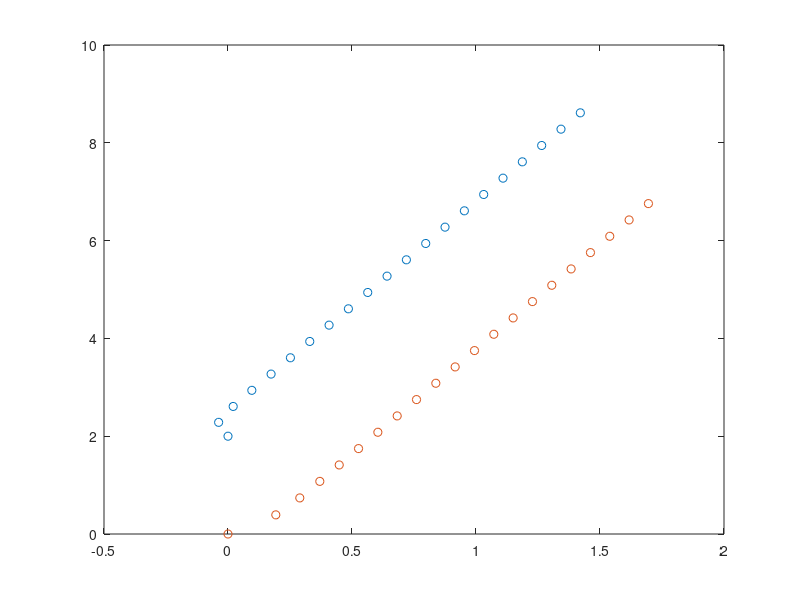
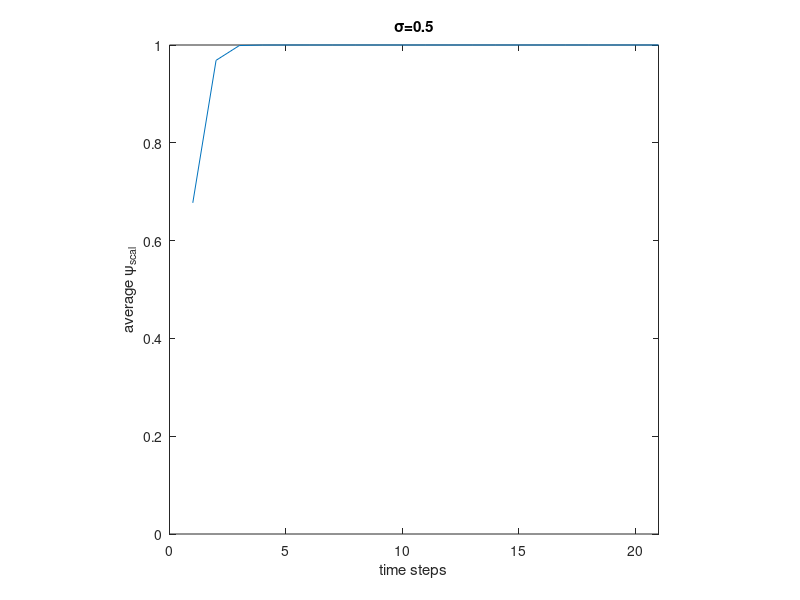

Reproduce these figures in MATLAB, in order.
close all;
N=2;
dt=0.5;
step=20;
d0=1;
K=1;
sigma=1.5;
beta=0.1;
theta=2;
avg=zeros(1,step+1);
for t=1:20
    p=zeros(2*N,step+1);
    v=zeros(2*N,step+1);
    a=zeros(2*N,step+1);
    scal=zeros(1,step+1);

    if N==2
        p(:,1)=[0; 2; 0; 0];
        v(:,1)=randi([-100,100],[4,1])/100;
    elseif N==3
        p(:,1)=[0; 2; -2/sqrt(3); 0; 2/sqrt(3); 0];
        v(:,1)=randi([-100,100],[6,1])/100;
    else
        p(:, 1)=[0; 2; -2/sqrt(3); 0; 2/sqrt(3); 0; 0; -2];
        v(:,1)=randi([-100,100],[8,1])/100;
    end

    for i=1:N
        for j=1:N
            if i~=j
                scal(1,1) = scal(1,1) + dot(v(2*i-1:2*i,1),v(2*j-1:2*j,1))/norm(v(2*i-1:2*i,1))/norm(v(2*j-1:2*j,1));
            end
        end
    end

    for i=1:step
        s=0;
        for j=1:N
            ta=zeros(2,1);
            f0=zeros(2,1);
            lambda=0;
            for k=1:N
                if j~=k
                    rp=norm(p(2*j-1:2*j,i)-p(2*k-1:2*k,i));
                    rv=norm(v(2*j-1:2*j,i)-v(2*k-1:2*k,i));
                    if i>j
                        ta=ta + K/(sigma^2+rp^2)^beta * (v(2*k-1:2*k,i)-v(2*j-1:2*j,i));
                        f0=1/(rp^2-d0)^theta*(p(2*k-1:2*k,i)-p(2*j-1:2*j,i));
                        lambda = lambda+1/N*rv^2;
                    else
                        ta=ta + K/(sigma^2+rp^2)^beta * (v(2*k-1:2*k,i)-v(2*j-1:2*j,i));
                        f0=1/(rp^2-d0)^theta*(p(2*k-1:2*k,i)-p(2*j-1:2*j,i));
                    end
                end
            end
            a(2*j-1:2*j,i+1)=ta+sqrt(lambda)*f0;
        end
        v(:,i+1)=v(:,i)+a(:,i+1)*dt;
        p(:,i+1)=p(:,i)+v(:,i)*dt+0.5*a(:,i+1)*dt^2;
        for m=1:N
            for n=1:N
                if m~=n
                    scal(1,i+1) = scal(1,i+1) + dot(v(2*m-1:2*m,i+1),v(2*n-1:2*n,i+1))/norm(v(2*m-1:2*m,i+1))/norm(v(2*n-1:2*n,i+1));
                end
            end
        end
    end
    scal = abs(scal/N/(N-1));
    avg=avg+scal;
end

h=figure;
plot(p(1,:),p(2,:),'o');
hold on;
if N==2
    plot(p(3,:),p(4,:),'o');
elseif N==3
    plot(p(3,:),p(4,:),'o');
    plot(p(5,:),p(6,:),'o');
else
    plot(p(3,:),p(4,:),'o');
    plot(p(5,:),p(6,:),'o');
    plot(p(7,:),p(8,:),'o');
end
hold off;

g=figure;
t=1:step+1;
plot(t,avg/20);
axis square;
axis([0 step+1 0 1])
xlabel('time steps')
ylabel('\psi_{scal}')
ylabel('average \psi_{scal}')
title('\sigma=0.5')